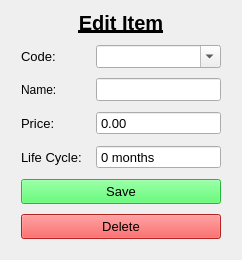
      <widget class="QWidget" name="page_edit_item">
       <layout class="QGridLayout" name="gridLayout_5">
        <item row="0" column="0">
         <layout class="QVBoxLayout" name="verticalLayout_2">
          <property name="spacing">
           <number>10</number>
          </property>
          <property name="leftMargin">
           <number>10</number>
          </property>
          <property name="rightMargin">
           <number>10</number>
          </property>
          <property name="bottomMargin">
           <number>10</number>
          </property>
          <item>
           <widget class="QLabel" name="label_5">
            <property name="maximumSize">
             <size>
              <width>16777215</width>
              <height>40</height>
             </size>
            </property>
            <property name="font">
             <font>
              <family>Segoe UI</family>
              <pointsize>15</pointsize>
              <bold>true</bold>
              <underline>true</underline>
             </font>
            </property>
            <property name="text">
             <string>Edit Item</string>
            </property>
            <property name="alignment">
             <set>Qt::AlignCenter</set>
            </property>
           </widget>
          </item>
          <item>
           <layout class="QFormLayout" name="form_edit_item">
            <property name="horizontalSpacing">
             <number>10</number>
            </property>
            <property name="verticalSpacing">
             <number>10</number>
            </property>
            <item row="0" column="0">
             <widget class="QLabel" name="label_6">
              <property name="font">
               <font>
                <family>Segoe UI</family>
                <pointsize>10</pointsize>
                <underline>false</underline>
               </font>
              </property>
              <property name="text">
               <string>Code: </string>
              </property>
             </widget>
            </item>
            <item row="0" column="1">
             <widget class="QComboBox" name="input_edit_code">
              <property name="font">
               <font>
                <family>Segoe UI</family>
                <pointsize>10</pointsize>
               </font>
              </property>
              <property name="editable">
               <bool>true</bool>
              </property>
             </widget>
            </item>
            <item row="1" column="0">
             <widget class="QLabel" name="label_9">
              <property name="text">
               <string>Name: </string>
              </property>
             </widget>
            </item>
            <item row="1" column="1">
             <widget class="QLineEdit" name="input_edit_item_name">
              <property name="font">
               <font>
                <family>Segoe UI</family>
                <pointsize>10</pointsize>
               </font>
              </property>
             </widget>
            </item>
            <item row="2" column="0">
             <widget class="QLabel" name="label_7">
              <property name="font">
               <font>
                <family>Segoe UI</family>
                <pointsize>10</pointsize>
               </font>
              </property>
              <property name="text">
               <string>Price: </string>
              </property>
             </widget>
            </item>
            <item row="2" column="1">
             <widget class="QDoubleSpinBox" name="input_edit_price">
              <property name="font">
               <font>
                <family>Segoe UI</family>
                <pointsize>10</pointsize>
               </font>
              </property>
              <property name="buttonSymbols">
               <enum>QAbstractSpinBox::NoButtons</enum>
              </property>
              <property name="maximum">
               <double>99999999.989999994635582</double>
              </property>
             </widget>
            </item>
            <item row="3" column="0">
             <widget class="QLabel" name="label_8">
              <property name="font">
               <font>
                <family>Segoe UI</family>
                <pointsize>10</pointsize>
               </font>
              </property>
              <property name="text">
               <string>Life Cycle: </string>
              </property>
             </widget>
            </item>
            <item row="3" column="1">
             <widget class="QSpinBox" name="input_edit_lifecycle">
              <property name="font">
               <font>
                <family>Segoe UI</family>
                <pointsize>10</pointsize>
               </font>
              </property>
              <property name="buttonSymbols">
               <enum>QAbstractSpinBox::NoButtons</enum>
              </property>
              <property name="suffix">
               <string> months</string>
              </property>
              <property name="maximum">
               <number>99999</number>
              </property>
             </widget>
            </item>
           </layout>
          </item>
          <item>
           <widget class="QPushButton" name="button_edit_item">
            <property name="minimumSize">
             <size>
              <width>0</width>
              <height>25</height>
             </size>
            </property>
            <property name="maximumSize">
             <size>
              <width>16777215</width>
              <height>25</height>
             </size>
            </property>
            <property name="font">
             <font>
              <family>Segoe UI</family>
              <pointsize>10</pointsize>
             </font>
            </property>
            <property name="styleSheet">
             <string notr="true">background-color: rgb(52, 255, 82);
color: rgb(0, 0, 0);</string>
            </property>
            <property name="text">
             <string>Save</string>
            </property>
           </widget>
          </item>
          <item>
           <widget class="QPushButton" name="button_delete_item">
            <property name="minimumSize">
             <size>
              <width>0</width>
              <height>25</height>
             </size>
            </property>
            <property name="maximumSize">
             <size>
              <width>16777215</width>
              <height>25</height>
             </size>
            </property>
            <property name="font">
             <font>
              <family>Segoe UI</family>
              <pointsize>10</pointsize>
             </font>
            </property>
            <property name="focusPolicy">
             <enum>Qt::NoFocus</enum>
            </property>
            <property name="styleSheet">
             <string notr="true">background-color: rgb(255, 46, 46);
color: rgb(0, 0, 0);</string>
            </property>
            <property name="text">
             <string>Delete</string>
            </property>
           </widget>
          </item>
         </layout>
        </item>
       </layout>
      </widget>
